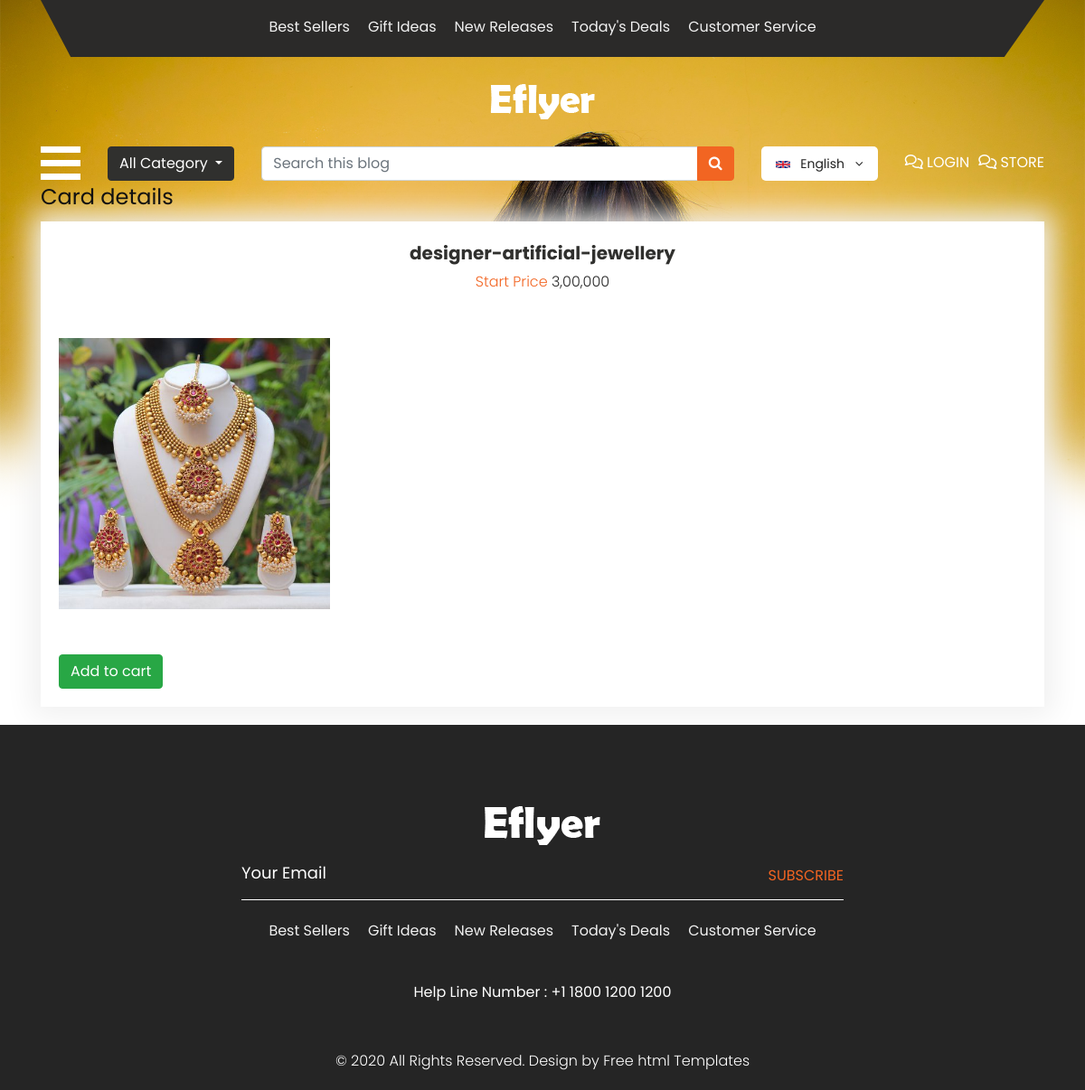
The page /cart/1 on the database its author committed.
### maxfashion/models.py (models this page shows, shortened)
class Jewellery(models.Model):
    jel_item=models.TextField(max_length=100)
    jel_rate=models.TextField(max_length=100)
    jel_image=models.ImageField(upload_to='images/', blank=True)

### maxfashion/views.py (the view)
# urls.py: path("cart/<int:id>",views.cart,name="cart"),
def cart(request, id):
    item=Jewellery.objects.get(id=id)
    data ={
        "item":item,
    }
    return render(request, "cart.html",data)

### maxfashion/templates/cart.html (shortened to what this page needs)
{% extends 'theme.html' %}
{% load static %}
{% block content %}
<!DOCTYPE html>
<html lang="en">
<head>
</head>
<body>
    <div class="container">
        <h1>Card details</h1>
        <form action="" method="post">
        <div class="box_main">
            <h4 class="shirt_text">{{item.jel_item}}</h4>
            <p class="price_text">Start Price  <span style="color: #262626;">{{item.jel_rate}}</span></p>
            <div class="jewellery_img" style="width: 300px;"><img src="{{item.jel_image.url}}"></div>
            <button type="submit" class="btn btn-success">Add to cart</button>
            </div>
              </form>
         </div>
</body>
</html>
{% endblock %}

### maxfashion/static/css/style.css (style rules this page uses)
* { box-sizing: border-box !important; transition: ease all 0.5s; }
html { scroll-behavior: smooth; overflow-x: hidden; }
body { color: #666666; font-size: 14px; line-height: 1.80857; font-weight: normal; overflow-x: hidden; font-family: 'Poppins', sans-serif; }
h1, h2, h3, h4, h5, h6 { letter-spacing: 0; font-weight: normal; position: relative; padding: 0 0 10px 0; font-weight: normal; line-height: normal; color: #111111; margin: 0 }
h1 { font-size: 24px }
h4 { font-size: 16px }
*, *::after, *::before { -webkit-box-sizing: border-box; -moz-box-sizing: border-box; box-sizing: border-box; }
p { margin: 20px; font-weight: 300; font-size: 15px; line-height: 24px; }
a, .btn { text-decoration: none !important; outline: none !important; -webkit-transition: all .3s ease-in-out; -moz-transition: all .3s ease-in-out; -ms-transition: all .3s ease-in-out; -o-transition: all .3s ease-in-out; transition: all .3s ease-in-out; }
img { max-width: 100%; height: auto; }
button { border: 0; margin: 0; padding: 0; cursor: pointer; }
.box_main { width: 100%; background-color: #ffffff; height: auto; padding: 20px; box-shadow: 0px 0 30px 10px #f0f0f0; margin-bottom: 20px; }
.shirt_text { width: 100%; font-size: 20px; color: #30302e; text-align: center; font-weight: bold; padding-bottom: 5px; }
.price_text { width: 100%; font-size: 16px; color: #f26522; text-align: center; margin: 0px; }
.jewellery_img { width: 100%; text-align: center; margin: 50px 0px; min-height: 293px; }

### rows shown on the page
Jewellery: jel_item "designer-artificial-jewellery", jel_rate "3,00,000", jel_image (picture)
